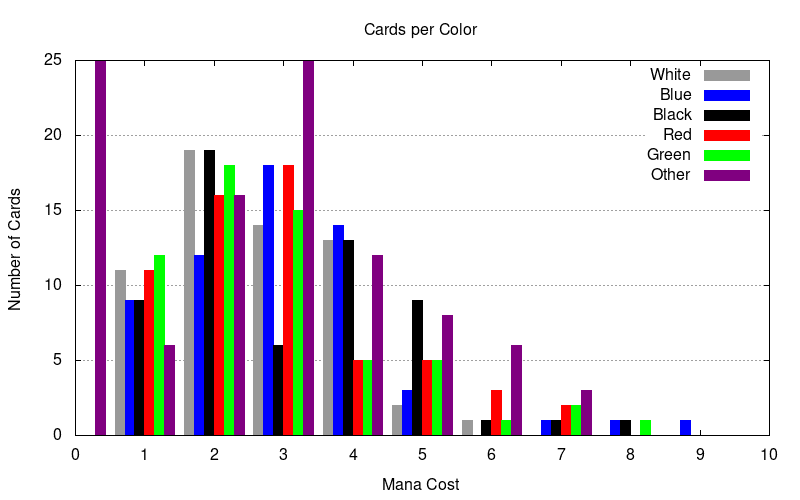

Reproduce this figure in gnuplot.
set terminal png size 800,500 enhanced 
set output 'colorAnalysis.png'

red = "#FF0000"; green = "#00FF00"; blue = "#0000FF"; black = "#000000"; white = "#999999"; purple = "#800080";

set style data histogram
set style histogram cluster gap 1
set style fill solid
set boxwidth 1

set xrange [0:10]
set yrange [0:25]

set xtics 1
set grid ytics

set xlabel "Mana Cost"
set ylabel "Number of Cards"
set title "Cards per Color"

plot "colorAnalysis.dat" using 1 title "White" linecolor rgb white, \
      '' using 2 title "Blue" linecolor rgb blue, \
      '' using 3 title "Black" linecolor rgb black, \
      '' using 4 title "Red" linecolor rgb red, \
      '' using 5 title "Green" linecolor rgb green, \
      '' using 6 title "Other" linecolor rgb purple
